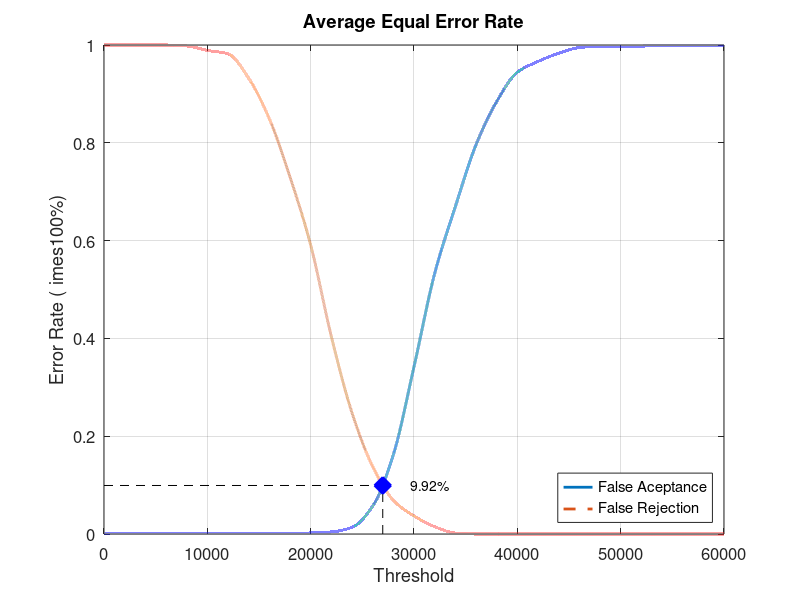
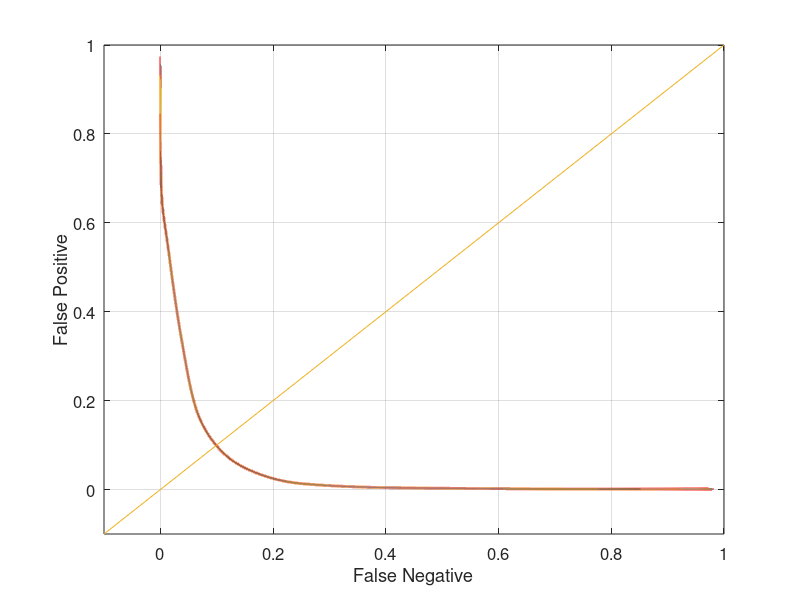

Source code (MATLAB) for these figures, in order:
close all;
clear;
clc;
x = 0:2000:60000;
xq = 0:0.5:60000;

y0 = [0 0.00105263 0.00105263 0.00105263 0.00105263 0.00105263 0.00105263 0.00105263 0.00105263 0.00105263 0.00210526 0.00421053 0.0136842 0.0568421 0.162105 0.342105 0.532632 0.669474 0.795789 0.884211 0.944211 0.966316 0.983158 0.994737 0.997895 0.997895 0.997895 0.998947 0.998947 0.998947 1]
yy0 = interp1(x, y0, xq, 'pchip');
y1 = [1 1 1 1 0.998 0.989 0.982 0.932 0.849 0.73 0.591 0.404 0.248 0.138 0.069 0.037 0.015 0.002 0 0 0 0 0 0 0 0 0 0 0 0 0]
yy1 = interp1(x, y1, xq, 'pchip');

% Calculating EER: 
y2 = abs(y0 - y1);
find(y2 == min(y2))
yy2 = abs(yy0 - yy1);
xEER = find(yy2 == min(yy2));
xEERIndex = xq(xEER) % X-axis EER
yEER = yy0(xEER) % Y-axis EER

main = figure
plot(xq, yy0,'-','LineWidth', 2);	hold on
plot(xq, yy1,'--','LineWidth', 2);	hold on
plot([xEERIndex xEERIndex], [0 yEER], 'k--');	hold on
plot([0 xEERIndex], [yEER yEER], 'k--');	hold on
plot(xEERIndex, yEER, 'bx', 'LineWidth', 10);	hold on
text(xEERIndex + 10 * xEERIndex / 100, yEER, [num2str(round((10000 * yEER)) / 100) '%'])
legend('False Aceptance', 'False Rejection', 'Location', 'SouthEast')
xlabel('Threshold')
ylabel('Error Rate (	imes100%)')
title('Average Equal Error Rate')
set(gca, 'FontSize', 12)
axis([0 60000 0 1])
grid on

print(main, 'Database3AverageMain', '-dpng');
FNRxFPR = figure('Color', [1 1 1]);
plot(yy1, yy0, '-', yy1, yy0, 'LineWidth', 2);
hold on
y = -0.1:0.1:1
plot(y, y); 
set(gca, 'FontSize', 12)
xlabel('False Negative')
ylabel('False Positive')
axis([-0.1 1 -0.1 1])
set(gca, 'FontSize', 12)
grid on

print(FNRxFPR, 'Database3AverageFNRxFPR','-dpng');
